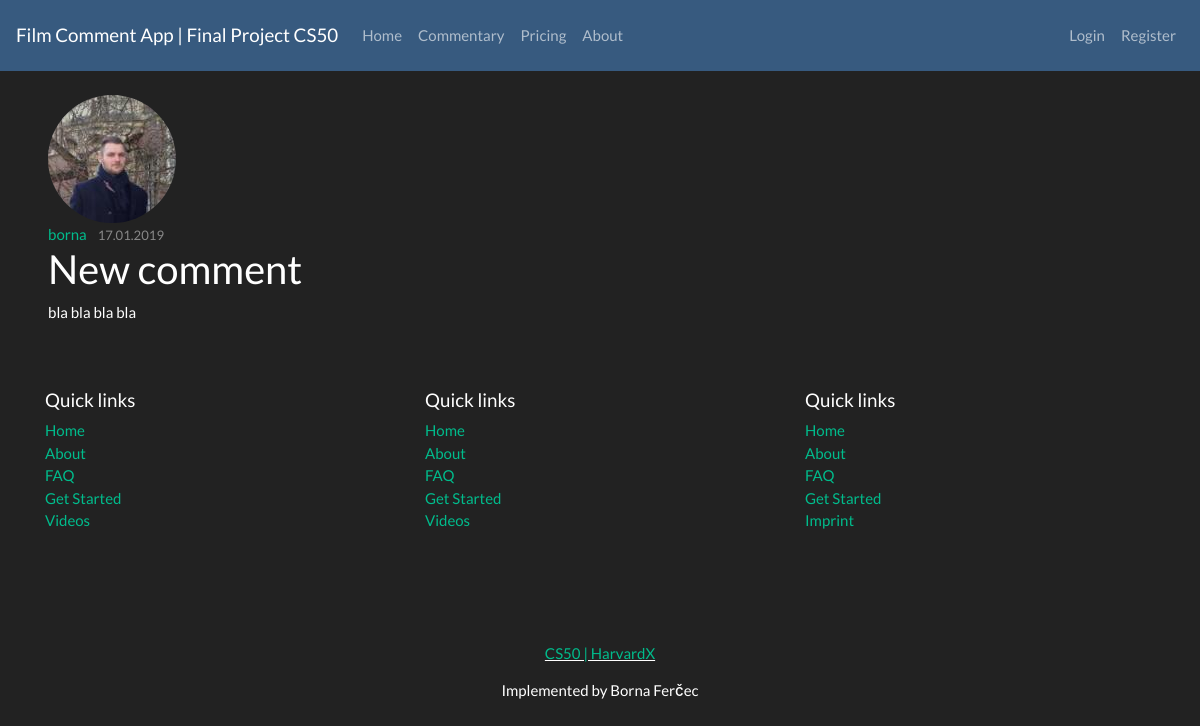
Screenshot of /post/2 with the database file from the repository.
### final_project/models.py (models this page shows, shortened)
class User(db.Model, UserMixin):
    id = db.Column(db.Integer, primary_key=True)
    username = db.Column(db.String(20), unique=True, nullable=False)
    email = db.Column(db.String(120), unique=True, nullable=False)
    image_file = db.Column(db.String(20), nullable=False, default='default.png')
    password = db.Column(db.String(60), nullable=False)
    posts = db.relationship('Post', backref='author', lazy=True)

class Post(db.Model):
    id = db.Column(db.Integer, primary_key=True)
    title = db.Column(db.String(100), nullable=False)
    date_posted = db.Column(db.DateTime, nullable=False, default=datetime.utcnow())
    content = db.Column(db.Text, nullable=False)
    user_id = db.Column(db.Integer, db.ForeignKey('user.id'), nullable=False)

### final_project/routes.py (the view)
@app.route("/post/<int:post_id>")
def post(post_id):
    post = Post.query.get_or_404(post_id)
    return render_template('post.html', title=post.title, post=post)

### final_project/templates/post.html (shortened to what this page needs)
{% extends "index.html" %}
{% block content %}
<div class="content-section col-md-6 pl-5 mt-4">
    <img class="rounded-circle article-img" src="{{ url_for('static', filename='profile_pics/' + post.author.image_file) }}">
    <div class="media-body">
        <div class="article-metadata">
        <a class="mr-2" href="#">{{ post.author.username }}</a>
        <small class="text-muted">{{ post.date_posted.strftime('%d.%m.%Y') }}</small>
        </div>
        <h2 class="article-title">{{ post.title }}</a></h2>
        <p class="article-content">{{ post.content }}</p>
    </div>
</div>
{% endblock content %}

### rows the page displays
User: image_file (picture), author.username "borna"
Post: date_posted "17.01.2019", title "New comment", content "bla bla bla bla"
